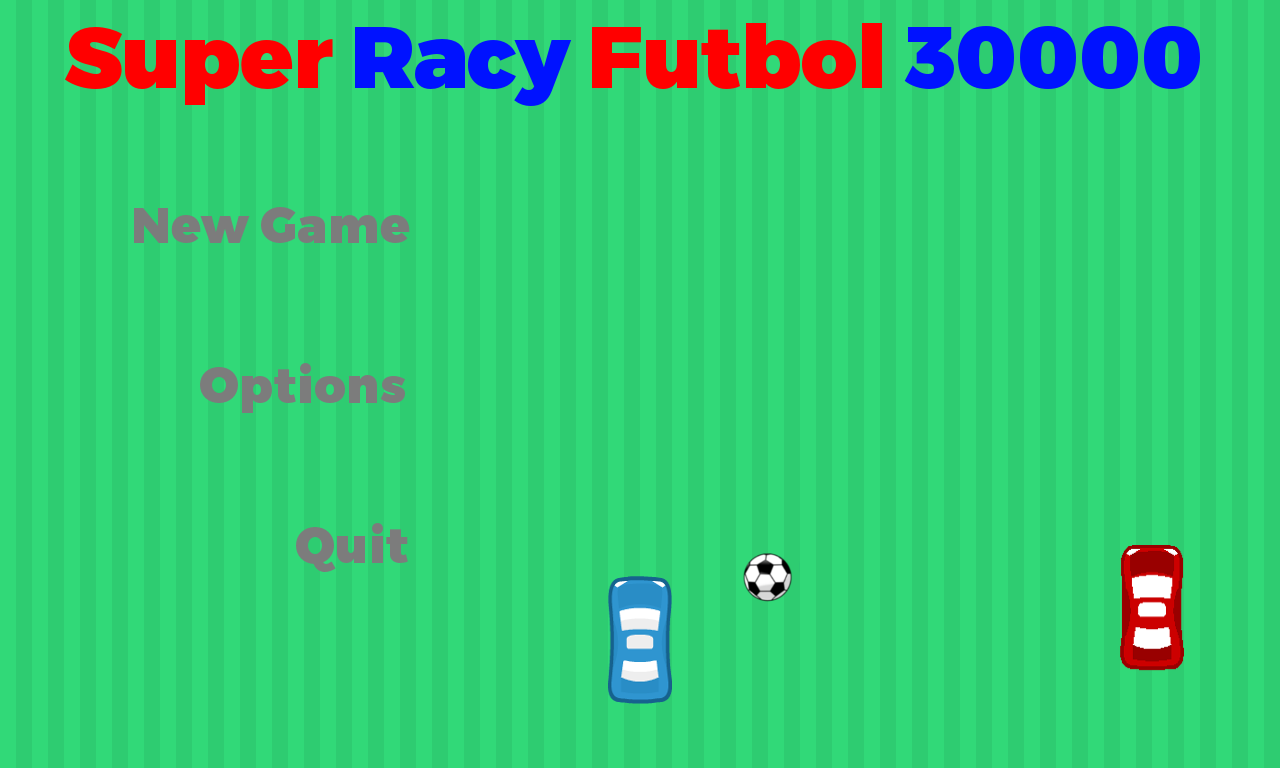

A 2D game scene composited from a Tiled map and its tileset images. What follows is a short description and the map's XML, with each tile layer's data collapsed to a summary:
An orthogonal 40x24 tile map with 32x32 px tiles, 6 tile layers (Grass, Quit, Options, Title, ...) and 4 objects (new_game_b, options_box, quit_box, rrr).

<map version="1.0" tiledversion="1.0.3" orientation="orthogonal" renderorder="right-down" width="40" height="24" tilewidth="32" tileheight="32" nextobjectid="42">
 <tileset firstgid="1" name="main_menu_sheet" tilewidth="32" tileheight="32" tilecount="440" columns="40">
  <image source="main_menu_sheet.png" width="1280" height="352" />
 </tileset>
 <layer name="Grass" width="40" height="24">
  <data>[960 cells, 960 non-empty, 4 distinct tile ids]</data>
 </layer>
 <layer name="Quit" width="40" height="24">
  <data>[960 cells, 8 non-empty, 8 distinct tile ids]</data>
 </layer>
 <layer name="Options" width="40" height="24">
  <data>[960 cells, 14 non-empty, 14 distinct tile ids]</data>
 </layer>
 <layer name="Title" width="40" height="24">
  <data>[960 cells, 164 non-empty, 164 distinct tile ids]</data>
 </layer>
 <layer name="Blue Car" width="40" height="24">
  <data>[960 cells, 8 non-empty, 8 distinct tile ids]</data>
 </layer>
 <layer name="New Game" width="40" height="24">
  <data>[960 cells, 18 non-empty, 18 distinct tile ids]</data>
 </layer>
 <objectgroup name="Selections" width="40" height="24">
  <object id="15" name="new_game_b" x="128" y="192" width="288" height="64" />
  <object id="16" name="options_box" x="192" y="352" width="224" height="64" />
  <object id="17" name="quit_box" x="288" y="512" width="128" height="64" />
  <object id="41" name="rrr" gid="291" x="992" y="512" width="32" height="32" />
 </objectgroup>
</map>